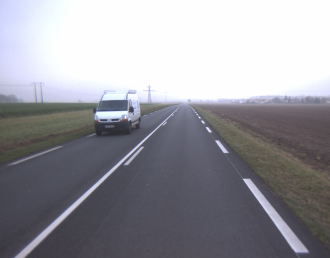
%> input picture images_road/01D.png, 330 x 258 px
$ octave tp1_part1.m   (GNU Octave 9; MATLAB toolbox functions it lacks are replaced by stand-ins)
%> lines starting %> are read from the running program, lines starting %| are printed output that depends on the picture; in (x1, y1, x2, y2) boxes, pixels count from 0 and x2, y2 are one past the last pixel; in counts of white or black regions, pixels touching at a corner belong together; the program's own positions count from 1
### code_road/ROC.m
%Partie 5 question 2
%cette fonction trace la courbe ROC pour une extraction donnée
function [fpr,tpr]=ROC(extraction)
ideal = imread('01DR.png');
tpr=[];fpr=[];
for s_marquage = 0:0.01:1;
    imask = 0*extraction;
    imask( extraction > s_marquage) = 1;
    tp = sum(sum(ideal & imask));           % tp: # pixels où réellement (ou encore idéalement on marquage
                                            %      est valeur 1 ET on a reussi à l'extraire cad = 1 en extraction
                                            % => correctement extraits
    fn = sum(sum(ideal & not(imask)));      % fp: # pixels où réelement il y a marquage cad 1 en ideal
                                            %     alors qu’il est 0 en extraction
                                            % => non extraits
    tn = sum(sum(not(ideal) & not(imask))); % tn: # pixels où réellement (ou encore idéalement) on n'a pas de marquage
                                            %      donc valeur 0 ET on a aussi rien extrait cad = 0 en extraction
                                            % => aucun marquage n’est extrait
    fp = sum(sum(not(ideal) & imask));      % fp: # pixels où réelement il abscnt cad 0 en ideal
                                            %     alors qu’on a extrait cad 1 en extraction
                                            % => extrait alors qu’il est absent
    tpr = [tpr tp/(tp+fn)];
    fpr = [fpr fp/(fp+tn)];
end
plot(fpr,tpr);
end

### code_road/tp1_part1.m
clc;
clear;
close all;
%% partie 2 Lecture et affichage d抲ne image
% Question 1
ima = imread('01D.png');
%> ima is the input picture: size 258x330x3 uint8; mean R, G, B 151.5, 151.1, 157.9

% Question 2
figure('Name','ima');
imshow(ima);

% Question 3
imad = double(ima);
figure('Name','imad');
imshow(imad);
imad = imad./255.0;
figure('Name','imad/255');
imshow(imad);

% Question 4
imagray = rgb2gray(ima);
imadgray = rgb2gray(imad);
ima_diff = abs(double(imagray) - 255*imadgray);
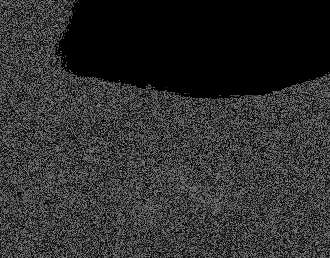
%> ima_diff: size 258x330 double; min 0, max 0.499, mean 0.182
diff_fig = figure('Name','ima_diff');
imshow(ima_diff);

% Question 5
saveas(diff_fig,'ima_diff.png');


%% partie 3 Propri閠閟 d抲ne image
% Question 1
pixel = imadgray(232,212); % = 0.3288
%> pixel = 0.329
size(imadgray) % = 258 330
%> ans = [258 330]
[nl,nc,nb] = size(imadgray);
%> nl = 258; nc = 330; nb = 1

% Question 2
maxlig = ones(nl,1);
for i=1:nl
    maxlig(i) = max(imadgray(i,:));
end
%> after the loop, maxlig = 258 values, max 0.998 at index 1, min 0.689 at index 258, mean 0.897
minlig = min(imadgray,[],2);
%> minlig = 258 values, max 0.855 at index 58, min 0.171 at index 132, mean 0.466
moylig = mean(imadgray,2);
%> moylig = 258 values, max 0.985 at index 36, min 0.3 at index 258, mean 0.596
figure('Name','max min moy des lignes');
plot(maxlig);hold on;
plot(minlig);hold on;
plot(moylig);
legend('maxlig','minlig','moylig');
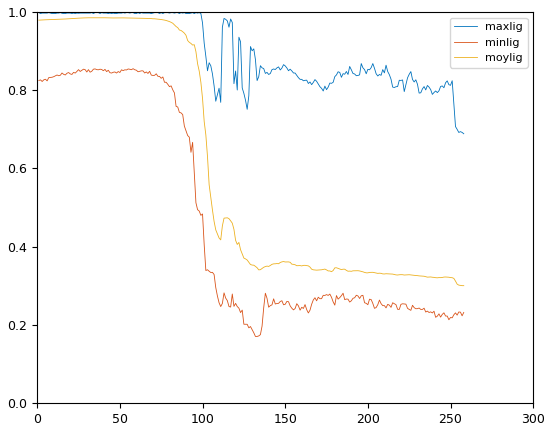
%> figure redrawn from the program's plot data; curve peaks at x = 1, y = 0.998; curve peaks at x = 58, y = 0.855; curve peaks at x = 36, y = 0.985

% Question 3
%x(:) transforme le variable matricielle x en un vecteur
moyima = mean(imadgray(:)); % =0.5961
%> moyima = 0.596
maxima = max(imadgray(:));  % =0.9984
%> maxima = 0.998
minima = min(imadgray(:));  % =0.1706
%> minima = 0.171
sumima = sum(imadgray(:));  % =5.0748e+04
%> sumima = 50747.9


%% partie 4 Extraction des marquages
% Question 1
avg_filter = fspecial('average',[3 15]);
imad_filtred_avg = imfilter(imadgray,avg_filter);
figure('Name','imad_filtred_avg');
imshow(imad_filtred_avg);

% Question 2
imad_filtred_med = medfilt2(imadgray,[3 60]);
figure('Name','imad_filtred_med');
imshow(imad_filtred_med);

%compare_avg_med = abs(imad_filtred_avg-imad_filtred_med);
%figure('Name','compare_avg_med');
%imshow(compare_avg_med);


% Question 3
extraction_by_med = abs(imad_filtred_med-imadgray);
figure('Name','extraction_by_med');
imshow(extraction_by_med);

% Question 4
s_marquage = .22;
imask = 0*imad_filtred_med;
%> imask: size 258x330 double; every value is 0
%extraction_by_med_and_threshold
imask( extraction_by_med > s_marquage) = 1;
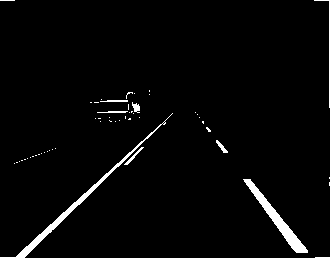
%> imask: size 258x330 double; values 0 (black) and 1 (white), 2.6% white; 54 white regions (46 under 20 px), largest, box (x1, y1, x2, y2) and area: (0, 113, 173, 258) 850, (243, 179, 308, 253) 813, (314, 0, 330, 108) 123
figure('Name','imask');
imshow(imask);

%% Question 5
%close all;
rectangle = strel('rectangle',[5 23]);
imad_morph_rect = imopen(imadgray,rectangle);
figure('Name','imad_morph_rect');
imshow(imad_morph_rect);
extraction_by_morph_rect = imadgray-imad_morph_rect;
figure('Name','extraction_by_morph_rect');
imshow(extraction_by_morph_rect);
s_marquage = 0.25;
imask_morph_rect = 0*extraction_by_morph_rect;
imask_morph_rect( extraction_by_morph_rect > s_marquage) = 1;
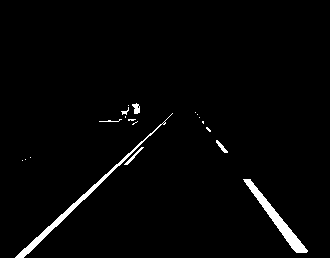
%> imask_morph_rect: size 258x330 double; values 0 (black) and 1 (white), 2.2% white; 19 white regions (12 under 20 px), largest, box (x1, y1, x2, y2) and area: (15, 113, 173, 258) 802, (243, 179, 308, 253) 801, (124, 147, 144, 165) 62
imaskfig = figure('Name','imask_morph_rect');
imshow(imask_morph_rect);


% partie 5 Evaluation de l'extraction
%close all
% Question 1
ideal = imread('01DR.png');
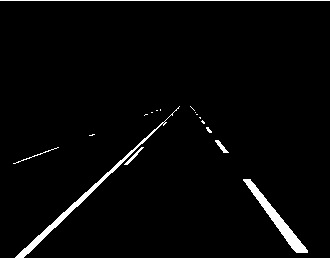
%> input picture images_road/01DR.png, 330 x 258 px
%> ideal: size 258x330 uint8; 2.7% white; 17 white regions (10 under 20 px), largest, box (x1, y1, x2, y2) and area: (15, 106, 180, 258) 865, (243, 179, 308, 253) 822, (0, 0, 330, 1) 330
tp = sum(sum(ideal & imask_morph_rect));
%> tp = 1743
fn = sum(sum(ideal & not(imask_morph_rect)));
%> fn = 515
fp = sum(sum(not(ideal) & imask_morph_rect));
%> fp = 133
tn = sum(sum(not(ideal) & not(imask_morph_rect)));
%> tn = 82749
tpr = tp/(tp+fn);
%> tpr = 0.772
fpr = fp/(fp+tn);
%> fpr = 0.0016
%%
% Question 2
figure('Name','courbe ROC');
ROC(extraction_by_med); %I made a function to plot ROC courbe
%> the loop in ROC, `for s_marquage = 0:0.01:1;` made 101 passes
%> (tp, fn, tn, fp) on passes 10 to 21: (1951, 307, 81302, 1580), (1949, 309, 81493, 1389), (1944, 314, 81635, 1247), (1939, 319, 81752, 1130), (1937, 321, 81858, 1024), (1935, 323, 81953, 929), (1931, 327, 82043, 839), (1925, 333, 82135, 747), (1919, 339, 82203, 679), (1903, 355, 82290, 592), (1891, 367, 82352, 530), (1872, 386, 82414, 468)
%> (tp, fn, tn, fp, tpr, fpr) on passes 1 to 6: (2034, 224, 24186, 58696, 0.901, 0.708), (2020, 238, 61836, 21046, [0.901 0.895], [0.708 0.254]), (2014, 244, 72518, 10364, [0.901 0.895 0.892], [0.708 0.254 0.125]), (2004, 254, 76494, 6388, [0.901 0.895 0.892 0.888], [0.708 0.254 0.125 0.0771]), (1970, 288, 78364, 4518, [0.901 0.895 0.892 0.888 0.872], [0.708 0.254 0.125 0.0771 0.0545]), (1956, 302, 79568, 3314, [0.901 0.895 0.892 0.888 0.872 0.866], [0.708 0.254 0.125 0.0771 0.0545 0.04])
%> after the loop in ROC, `for s_marquage = 0:0.01:1;`: fpr = 101 values, max 0.708 at index 1, min 0 at index 51, mean 0.0152; tpr = 101 values, max 0.901 at index 1, min 0 at index 101, mean 0.366
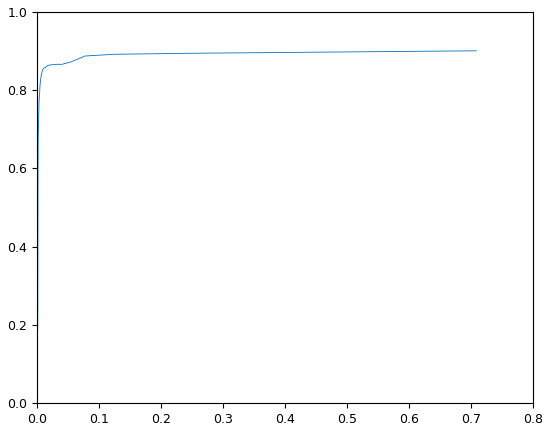
%> figure redrawn from the program's plot data
                        %so that the same codes (that are in
                        %the previous question), i dont repeat them
                        %in the next question
% Question 3
figure('Name','courbe ROC');
ROC(extraction_by_med);
%> the loop in ROC (call 2), `for s_marquage = 0:0.01:1;` made 101 passes
%> (tp, fn, tn, fp, tpr, fpr) on passes 1 to 4: (2034, 224, 24186, 58696, 0.901, 0.708), (2020, 238, 61836, 21046, [0.901 0.895], [0.708 0.254]), (2014, 244, 72518, 10364, [0.901 0.895 0.892], [0.708 0.254 0.125]), (2004, 254, 76494, 6388, [0.901 0.895 0.892 0.888], [0.708 0.254 0.125 0.0771])
hold on;%plot in the same figure as the precedent so it would be easier to compare
ROC(extraction_by_morph_rect);
%make another morphological opning
octa = strel('octagon',3*6);
imad_morph_octa = imopen(imadgray,octa);
extraction_by_morph_octa = abs(imad_morph_octa-imadgray);
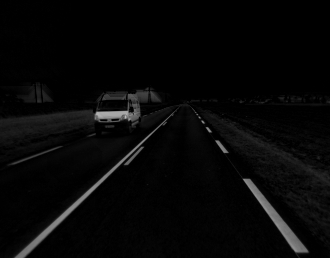
%> extraction_by_morph_octa: size 258x330 double; min 0, max 0.735, mean 0.0288
hold on;%plot in the same figure as the precedent so it would be easier to compare
ROC(extraction_by_morph_octa);
legend('median','morph rect','morph octa');
% -------------------------------------------------------------------------
